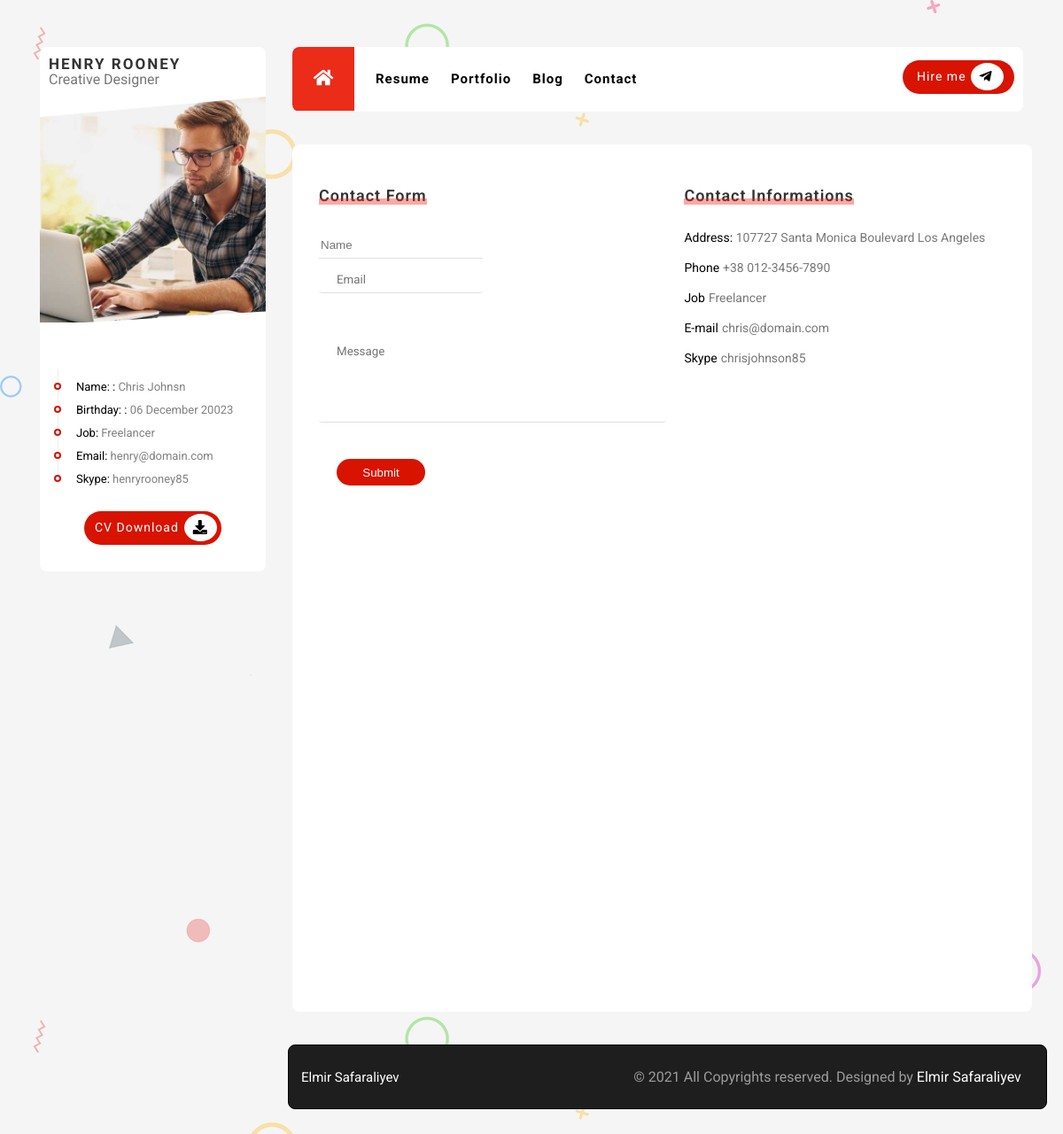
/contact, run on an earlier commit of the app's database.
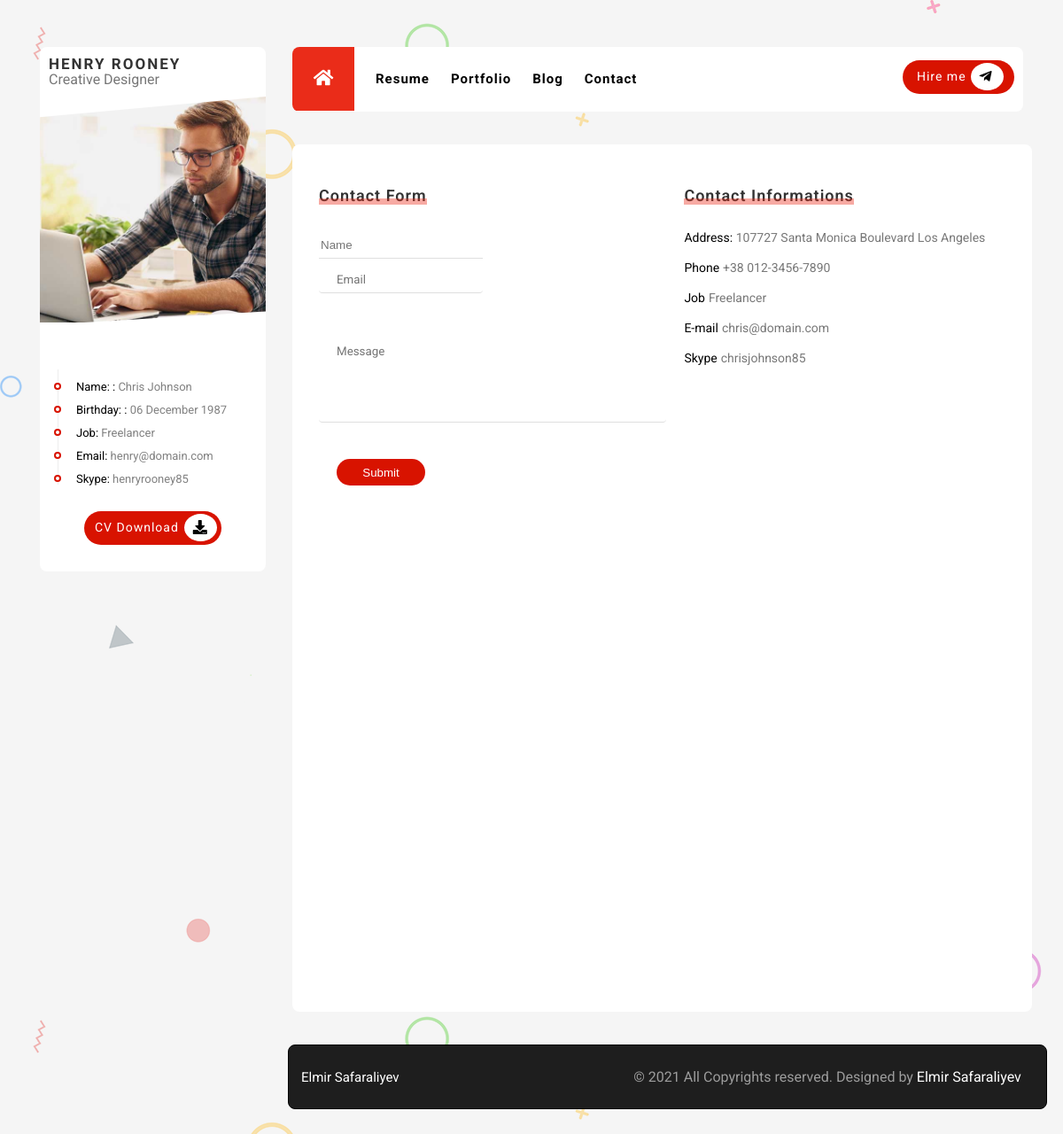
And on a later commit of the database.
### PROJECT/data.py (models this page shows)
class Profile(db.Model):
    __tablename__='Profile'
    id=db.Column(db.Integer,primary_key=True)
    infoheader=db.Column(db.String(120))
    informatio=db.Column(db.String(120))

### PROJECT/mainroutes.py (the view)
@app.route('/contact')
def contact():
    contactform=Contactform.query.all()
    contact=Contact.query.all()
    profile=Profile.query.all()
    profileimg=Profileim.query.all()
    return render_template('app/contactpage.html',contactform=contactform,contact=contact,profile=profile, profileimg=profileimg)

### PROJECT/templates/app/contactpage.html
{% extends "app/base.html" %}
{% block profile %}
<div class="profile">
  <div class="profile-name">
    <span class="name">
      HENRY ROONEY
    </span>
    <span class="job">
      Creative Designer
    </span>
  </div>
  <div class="profile-image">
    <img src="../../static/uploads/profile.jpg">
  </div>
  <div class="profile-info">
    <ul class="profileinfolist">
      {% for profile in profile %}
      <li class="profileinfoitem">
        <p>
          <span>{{profile.infoheader}}:</span>
          {{profile.informatio}}
        </p>
      </li>
      {% endfor %}
    </ul>
  </div>
  <div class="cvbutton">
    <div class="cvbuttonbox">
      <a class="cvdownload" href="">CV Download</a>
      <div class="downloadiconbox">
        <i class="fas fa-download dwiconbox"></i>
      </div>
    </div>
  </div>
</div>
{% endblock %}
{% block pages %}
<div class="contactmain">
  <div class="contact">
    <div class="contactform">
      <div class="contactformheader">
        <h1>Contact Form</h1>
        <span></span>
      </div>
      <form action="/addcontactform" method="POST">
        <div class="form-1">
          <input type="text" placeholder="Name" name="name">
        </div>
        <div class="form-2">
          <input type="email" placeholder="Email" name="email">
        </div>
        <div class="form-3">
          <textarea name="message" cols="54" rows="5" placeholder="Message" style="resize: none;"></textarea>
        </div>
        <div class="form-4">
          <button type="submit">Submit</button>
        </div>
      </form>
    </div>
    <div class="contactinfo">
      <div class="contactformheader">
        <h1>Contact Informations</h1>
        <span></span>
      </div>
      <ul class="contactul">
        {% for contact in contact %}
        <li>
          <span>{{contact.header}}</span>
          <p>{{contact.info}}</p>
        </li>
        {% endfor %}
      </ul>
    </div>
  </div>
</div>
{% endblock %}

What changed in the data, as far as the page shows it:
changed Profile "Name:": informatio "Chris Johnsn" → "Chris Johnson"
changed Profile "Birthday:": informatio "06 December 20023" → "06 December 1987"
